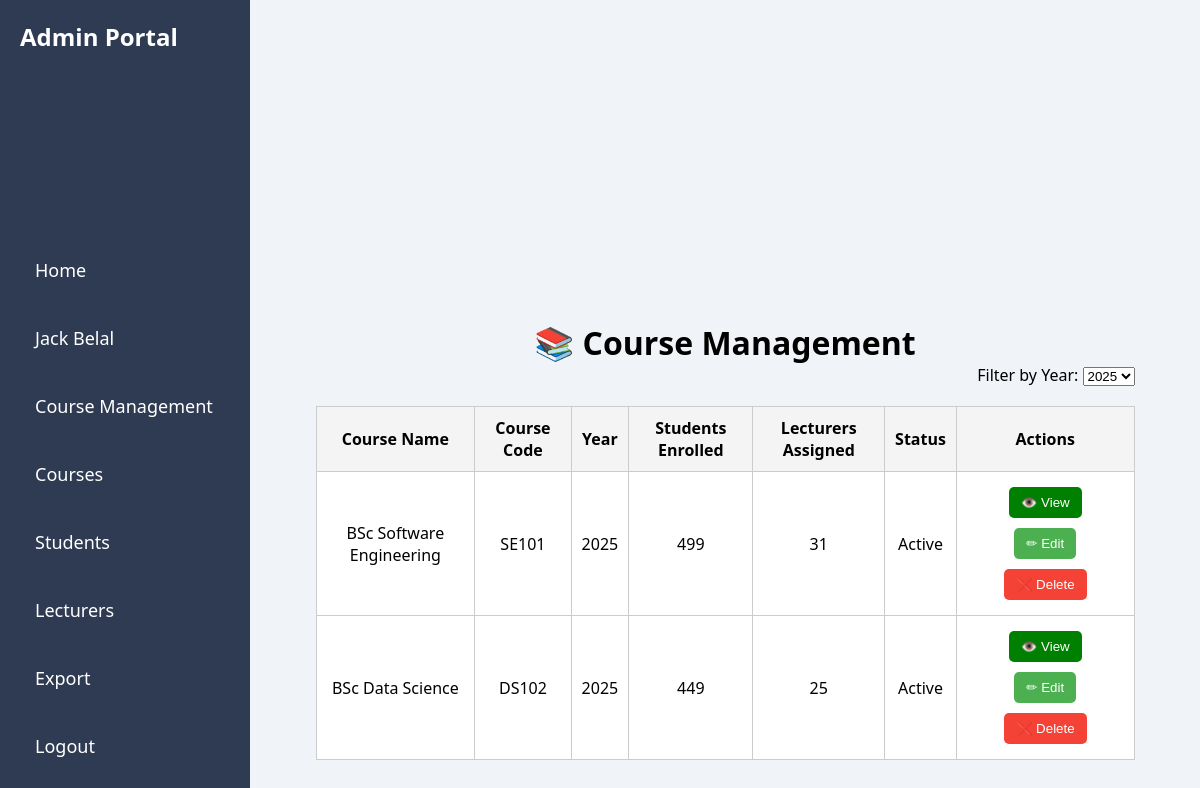
The page /course_management on the database its author committed.
### tables this page shows
CREATE TABLE courses (
    id INTEGER PRIMARY KEY AUTOINCREMENT,
    name TEXT NOT NULL,
    code TEXT NOT NULL UNIQUE,
    students INTEGER DEFAULT 0,
    lecturers INTEGER DEFAULT 0,
    status TEXT DEFAULT 'Active',
    attendance INTEGER DEFAULT 75,
    average_grade REAL DEFAULT 65,
    satisfaction INTEGER DEFAULT 4
, year INTEGER DEFAULT 2024);

### app.py (the view)
@app.route('/course_management')
def course_management():
    selected_year = request.args.get('year', default='2025')  # default to 2025 if no year selected
    conn = get_db_connection()
    courses = conn.execute('SELECT * FROM courses WHERE year = ?', (selected_year,)).fetchall()
    final_data = []
    for course in courses:
        course_id = course['id']
        student_count = conn.execute('''
            SELECT COUNT(*) FROM students s
            JOIN enrollments e ON s.id = e.student_id
            WHERE e.course_id = ? AND s.role = 'Student' AND s.enrollment_status != 'Removed'
        ''', (course_id,)).fetchone()[0]
        lecturer_count = conn.execute('''
            SELECT COUNT(*) FROM students s
            JOIN enrollments e ON s.id = e.student_id
            WHERE e.course_id = ? AND s.role = 'Lecturer' AND s.enrollment_status != 'Removed'
        ''', (course_id,)).fetchone()[0]
        final_data.append({
            'id': course['id'],
            'name': course['name'],
            'code': course['code'],
            'year': course['year'],
            'status': course['status'],
            'students': student_count,
            'lecturers': lecturer_count
        })
    conn.close()
    return render_template('course_management.html', courses=final_data, selected_year=selected_year)

### app.py (called while the page is built)
def get_db_connection():
    conn = sqlite3.connect('courses.db')
    conn.row_factory = sqlite3.Row
    return conn

### templates/course_management.html (shortened to what this page needs)
<!DOCTYPE html>
<html lang="en">
<head>
  <link rel="stylesheet" href="{{ url_for('static', filename='lecturer_navbar.css') }}">
</head>
<body>
  {% include 'navbar_admin.html' %}
  <div class="main-content">
    <h1>📚 Course Management</h1>
      <div style="text-align: right; width: 90%;">
        <form method="GET" action="/course_management">
          <label for="year">Filter by Year:</label>
          <select name="year" onchange="this.form.submit()">
            <option value="2025" {% if selected_year == '2025' %}selected{% endif %}>2025</option>
          </select>
        </form>
      </div>
    <table>
      <thead>
        <tr>
          <th>Course Name</th>
          <th>Course Code</th>
          <th>Year</th>
          <th>Students Enrolled</th>
          <th>Lecturers Assigned</th>
          <th>Status</th>
          <th>Actions</th>
        </tr>
      </thead>
      <tbody>
        {% for course in courses %}
        <tr>
          <td>{{ course.name }}</td>
          <td>{{ course.code }}</td>
          <td>{{ course.year }}</td>
          <td>{{ course.students }}</td>
          <td>{{ course.lecturers }}</td>
          <td>{{ course.status }}</td>
          <td>
            <button class="view-btn" onclick="location.href='/course/{{ course.id }}/view'">👁️ View</button>
            <button class="edit-btn" onclick="location.href='/course/{{ course.id }}/edit'">✏ Edit</button>
            <button class="delete-btn" onclick="deleteCourse({{ course.id }})">❌ Delete</button>
          </td>
        </tr>
        {% endfor %}
      </tbody>
    </table>
  </div>
</body>
</html>

### static/lecturer_navbar.css (style rules this page uses)
* { margin: 0; padding: 0; box-sizing: border-box; }
body { font-family: 'Segoe UI', Tahoma, Geneva, Verdana, sans-serif; display: flex; height: 100vh; background-color: #f0f4f8; }
.main-content { margin-left: 250px; padding: 20px; flex-grow: 1; position: relative; z-index: 1; }

### static/admin_navbar.css (style rules this page uses)
* { margin: 0; padding: 0; box-sizing: border-box; }
body { font-family: 'Segoe UI', Tahoma, Geneva, Verdana, sans-serif; display: flex; height: 100vh; background-color: #f0f4f8; }
.main-content { margin-left: 250px; padding: 20px; flex-grow: 1; position: relative; z-index: 1; }

### templates/course_management.html (style rules this page uses)
body, html { margin: 0; padding: 0; height: 100%; width: 100%; display: flex; flex-direction: column; }
.main-content { display: flex; flex-direction: column; align-items: center; flex: 1; padding: 20px; }
table { width: 90%; margin: 20px auto; border-collapse: collapse; background: white; }
th, td { border: 1px solid #ccc; padding: 10px; text-align: center; }
th { background-color: #f4f4f4; }
button { padding: 8px 12px; margin: 5px; cursor: pointer; border: none; border-radius: 5px; }
.edit-btn { background-color: #4CAF50; color: white; }
.delete-btn { background-color: #f44336; color: white; }
.view-btn { background-color: #008000; color: white; }

### rows shown on the page
courses: name "BSc Software Engineering", code "SE101", year "2025", students "499", lecturers "31", status "Active"
courses: name "BSc Data Science", code "DS102", year "2025", students "449", lecturers "25", status "Active"
